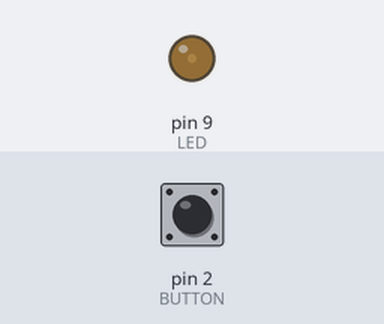
Bench run of a sketch on a simulated Arduino Uno, built with avr-gcc and run on an emulated ATmega328P. On the bench: output pins drawn as LEDs (lit = HIGH). Inputs (shaded band) come from the test bench; at power-on: pin 2 (BUTTON) LOW.

Above: at 1.2 s.
1.3 s: pin 2 (BUTTON) pulled HIGH for 1 s
At 1.55 s:
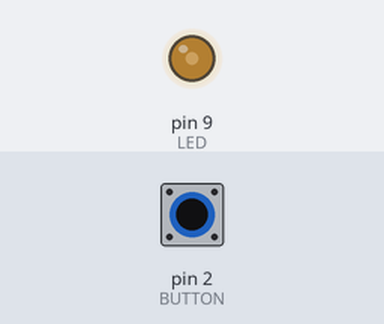
At 3.1 s:
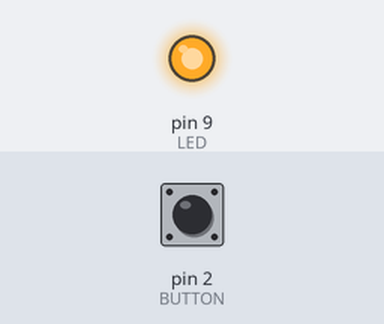
Timing chart, 0 to 4.6 s (numbered marks = the images above; inputs shaded):
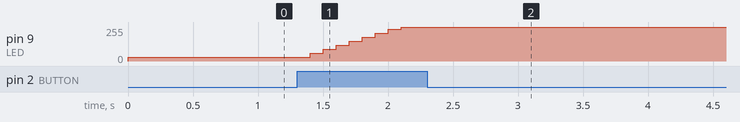

Measured:
- after the input at 1.3 s, pin 9 (LED): moves from 30/255 to 255/255 over 0.70 s, starting after 0.10 s

The sketch:

changing_led_brightness_with_button.ino
```cpp
//LED brightness changing using WPM & button / змінення яскравості світлодіоду за допомогою ШІМ і використання кнопки.
const int LED=9; //LED pin/пін світлодіода
const int BUTTON=2;//Button pin/пін кнопки
int led_brightness = 30; //Default LED brightness/яскравість світлодіода за замовчуванням
int brightnesst_step = 30;
void setup() {
  pinMode(LED, OUTPUT);
  pinMode(BUTTON, INPUT);
}

void loop() {
  analogWrite(LED, led_brightness);
  if (digitalRead(BUTTON) == HIGH)
   {
    led_brightness = led_brightness + brightnesst_step;
   }
   delay(100);
}
```
